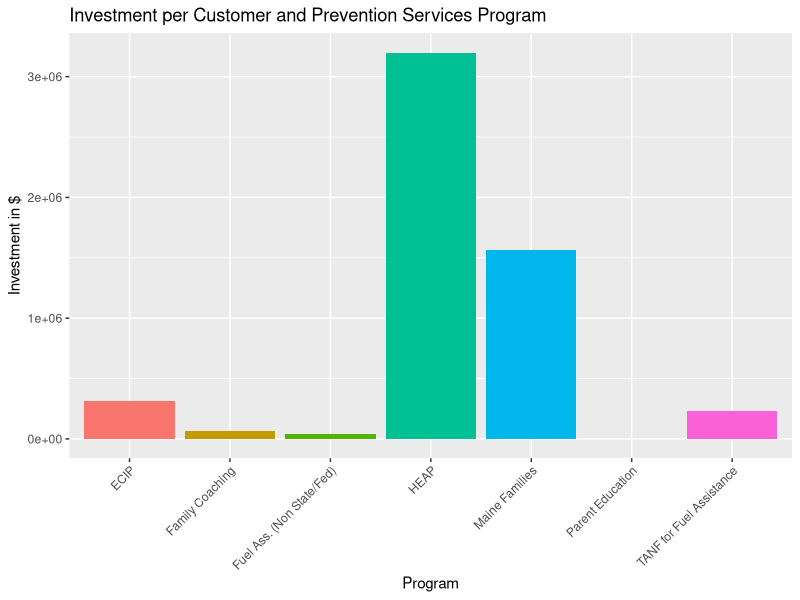
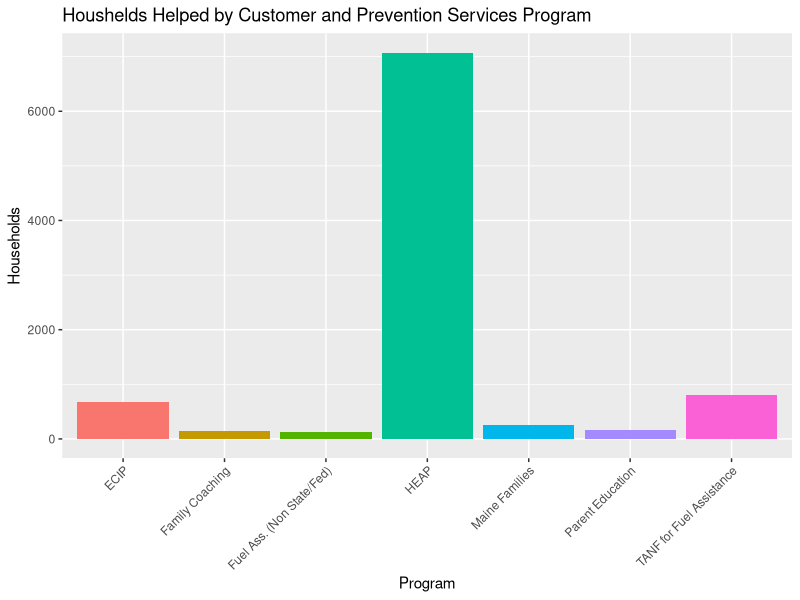
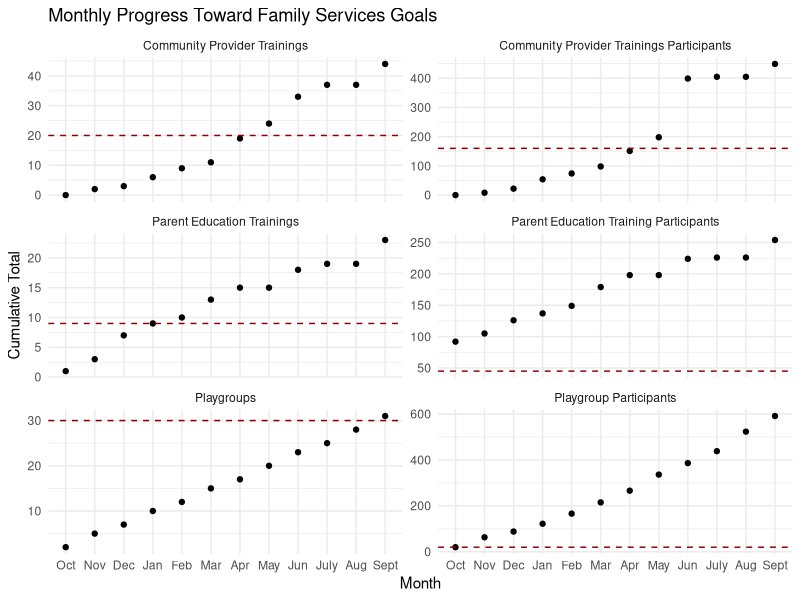

The R source for these figures, in order:
## ---- chunk 1
library(tidyverse)
library(broom)
library(readxl)
library(dplyr)
library(tidyr)
## ---- chunk 2
sept_kpis <- read_excel("../data/FY24 Sept KPIs - Total Agency.xlsx")
town_campaign <- read_excel("../data/FY24 Town Campaign Data.xlsx", sheet = 1, col_names = FALSE)
## ---- chunk 3
glimpse(sept_kpis)
glimpse(town_campaign)

## ---- chunk 4
#Department Column for kpis
sept_kpis <- sept_kpis |>
  rename("Department" = "Children's Services") 

sept_kpis[1, "Department"] <- "Children's Services"

sept_kpis <- sept_kpis |>
  fill(Department, .direction = "down")

#Program Column for kpis
sept_kpis <- sept_kpis |>
  rename("Program" = "...2") 

sept_kpis[1, "Program"] <- "Children's Services"
sept_kpis[24, "Program"] <- "Housing Services"
sept_kpis[82, "Program"] <- "Development"
sept_kpis[90, "Program"] <- "CCFC"
sept_kpis[103, "Program"] <- "Asset Management"
sept_kpis[107, "Program"] <- "Property Management"
sept_kpis[110, "Program"] <- "Finance"
sept_kpis[140, "Program"] <- "Human Resources"
sept_kpis[142, "Program"] <- "Open Positions"
sept_kpis[157, "Program"] <- "Time to Hire"
sept_kpis[172, "Program"] <- "Head Count"
sept_kpis[187, "Program"] <- "Turnover Rate"

sept_kpis <- sept_kpis |>
  fill(Program, .direction = "down")

sept_kpis <- sept_kpis[, -c(18, 19)]

## ---- chunk 5
town_campaign_cps <- town_campaign |>
  select(...1,...2,...3,...4,...5,...6,...7,...8,...9,...24,...25,...26,...27,...28, ...29)

town_campaign_cps <- town_campaign_cps |>
  rename(town = ...1, tanf_fuelass_households = ...2, tanf_fuelass_investment = ...3, fuelass_households = ...4, fuelass_investment = ...5, heap_households = ...6, heap_investment = ...7, ecip_households = ...8, ecip_investment = ...9,  family_coaching_households = ...24, family_coaching_investment = ...25, maine_families_households = ...26, maine_families_investment = ...27, parent_education_households = ...28, parent_education_investment = ...29 )

town_campaign_cps <- town_campaign_cps[-c(1, 2, 3, 4, 5, 6, 7, 8, 9), ]

town_campaign_cps <- town_campaign_cps[!apply(town_campaign_cps[, -1], 1, function(x) all(is.na(x))), ]
town_campaign_cps[, -1] <- lapply(town_campaign_cps[, -1], as.numeric)
town_campaign_cps[is.na(town_campaign_cps)] <- 0

totals <- colSums(town_campaign_cps[, -1])
town_campaign_cps <- bind_rows(town_campaign_cps, totals)


summary_data <- town_campaign_cps[-seq(1, 193), ]

summary_data <- summary_data|>
  pivot_longer(cols = -town,
               values_to = "value")

summary_data <- summary_data|>
  mutate(data_type = rep(c("households", "investment"), 
                         times = ncol(df) / 2, length.out = nrow(summary_data)),
         program = rep(c("tanf_fuelass", "fuelass", "heap", "ecip", 
                         "family_coaching", "maine_families", "parent_education"), 
                      each = 2, length.out = nrow(summary_data)))

summary_data_long <- summary_data[,-c(1, 2) ]

summary_data_wide <- summary_data_long |>
  pivot_wider(names_from = data_type, values_from = value)
  
## ---- chunk 6
ggplot(summary_data_wide, aes(x = program, y = investment, fill = program)) +
  geom_bar(stat="identity", show.legend = FALSE) +
  scale_x_discrete(labels = c("ecip" = "ECIP", 
                              "family_coaching" = "Family Coaching", 
                              "fuelass" = "Fuel Ass. (Non State/Fed)",
                              "heap" = "HEAP",
                              "maine_families" = "Maine Families",
                              "parent_education" = "Parent Education",
                              "tanf_fuelass" = "TANF for Fuel Assistance")) +
  labs(title="Investment per Customer and Prevention Services Program",
       x="Program", y="Investment in $") +
  theme(axis.text.x = element_text(angle=45, hjust=1))

ggplot(summary_data_wide, aes(x = program, y = households, fill = program)) +
  geom_bar(stat="identity", show.legend = FALSE) +
  scale_x_discrete(labels = c("ecip" = "ECIP", 
                              "family_coaching" = "Family Coaching", 
                              "fuelass" = "Fuel Ass. (Non State/Fed)",
                              "heap" = "HEAP",
                              "maine_families" = "Maine Families",
                              "parent_education" = "Parent Education",
                              "tanf_fuelass" = "TANF for Fuel Assistance")) +
  labs(title="Houshelds Helped by Customer and Prevention Services Program",
       x="Program", y="Households") +
  theme(axis.text.x = element_text(angle=45, hjust=1))


## ---- chunk 7
sept_kpis_cleaned <- sept_kpis[!is.na(sept_kpis$`% of Goal`), ]
sept_kpis_cleaned <- sept_kpis_cleaned |>
  filter(Department == "Customer & Prevention Services")
sept_kpis_cleaned$YTD <- as.numeric(sept_kpis_cleaned$YTD)
sept_kpis_cleaned <- sept_kpis_cleaned[-c(1,2,3,4,11), ]

sept_kpis_cleaned <- sept_kpis_cleaned |>
  mutate(Assumptions = ifelse(Assumptions == "9500 Applications processed LIHEAP", "LIHEAP Applications Processed", Assumptions)) |>
  mutate(Assumptions = ifelse(Assumptions == "Maine Families - MEICHV  & Families First                              2800 home visits completed per year", "MEICHV & Families First Home Visits", Assumptions)) |>
  mutate(Assumptions = ifelse(Assumptions == "230 families enrolled", "MEICHV & Families First Families Enrolled", Assumptions)) |>
  mutate(Assumptions = ifelse(Assumptions == "CAN Council (CB&E)   -                                                                                               4 community events", "CAN Council Events", Assumptions)) |>
  mutate(Assumptions = ifelse(Assumptions == "30 playgroups", "Playgroups", Assumptions)) |>
  mutate(Assumptions = ifelse(Assumptions == "Playgroup 20 participants", "Playgroup Participants", Assumptions)) |>
  mutate(Assumptions = ifelse(Assumptions == "9 parent education trainings", "Parent Education Trainings", Assumptions)) |>
  mutate(Assumptions = ifelse(Assumptions == "Parent Education Trainings 45 participants", "Parent Education Training Participants", Assumptions)) |>
  mutate(Assumptions = ifelse(Assumptions == "20 community provider trainings", "Community Provider Trainings", Assumptions)) |>
  mutate(Assumptions = ifelse(Assumptions == "Community Provider Trainings 160 participants", "Community Provider Trainings Participants", Assumptions)) |>
  mutate(Assumptions = ifelse(Assumptions == "# Incoming website inquiries to receptions", "Incoming Website Inquiries to Reception", Assumptions)) 
  

kpis_long <- sept_kpis_cleaned %>%
    pivot_longer(
    cols = Oct:Sept,                 
    names_to = "Month",
    values_to = "Monthly_Total"
  ) %>%
  mutate(
    Month = factor(Month, levels = c("Oct", "Nov", "Dec", "Jan", "Feb", "Mar",
                                     "Apr", "May", "Jun", "July", "Aug", "Sept"))
  )

kpis_long <- kpis_long %>%
  group_by(Assumptions) %>%
  arrange(Month) %>%
  mutate(Cumulative = cumsum(Monthly_Total))


kpis_long <- kpis_long %>%
  left_join(
    sept_kpis_cleaned %>%
      mutate(
        Assumptions = Assumptions,
        Goal = YTD / `% of Goal`
      ) %>%
      select(Assumptions, Goal),
    by = "Assumptions"
  )

kpis_long$Assumptions <- factor(
  kpis_long$Assumptions,
  levels = c(
    "Community Provider Trainings",
    "Community Provider Trainings Participants",
    "Parent Education Trainings",
    "Parent Education Training Participants",
    "Playgroups",
    "Playgroup Participants"
  )
)

ggplot(kpis_long, aes(x = Month, y = Cumulative)) +
  geom_line(color = "steelblue", size = 1) +
  geom_point(size = 1.5) +
  geom_hline(aes(yintercept = Goal), linetype = "dashed", color = "darkred") +
  facet_wrap(~ Assumptions, scales = "free_y", nrow = 3) +
  labs(
    title = "Monthly Progress Toward Family Services Goals",
    x = "Month",
    y = "Cumulative Total"
  ) +
  theme_minimal()
## ---- chunk 8
sept_kpis_wholefamily <- sept_kpis |>
  filter(Department == "Customer & Prevention Services", Program == "Whole Family")
